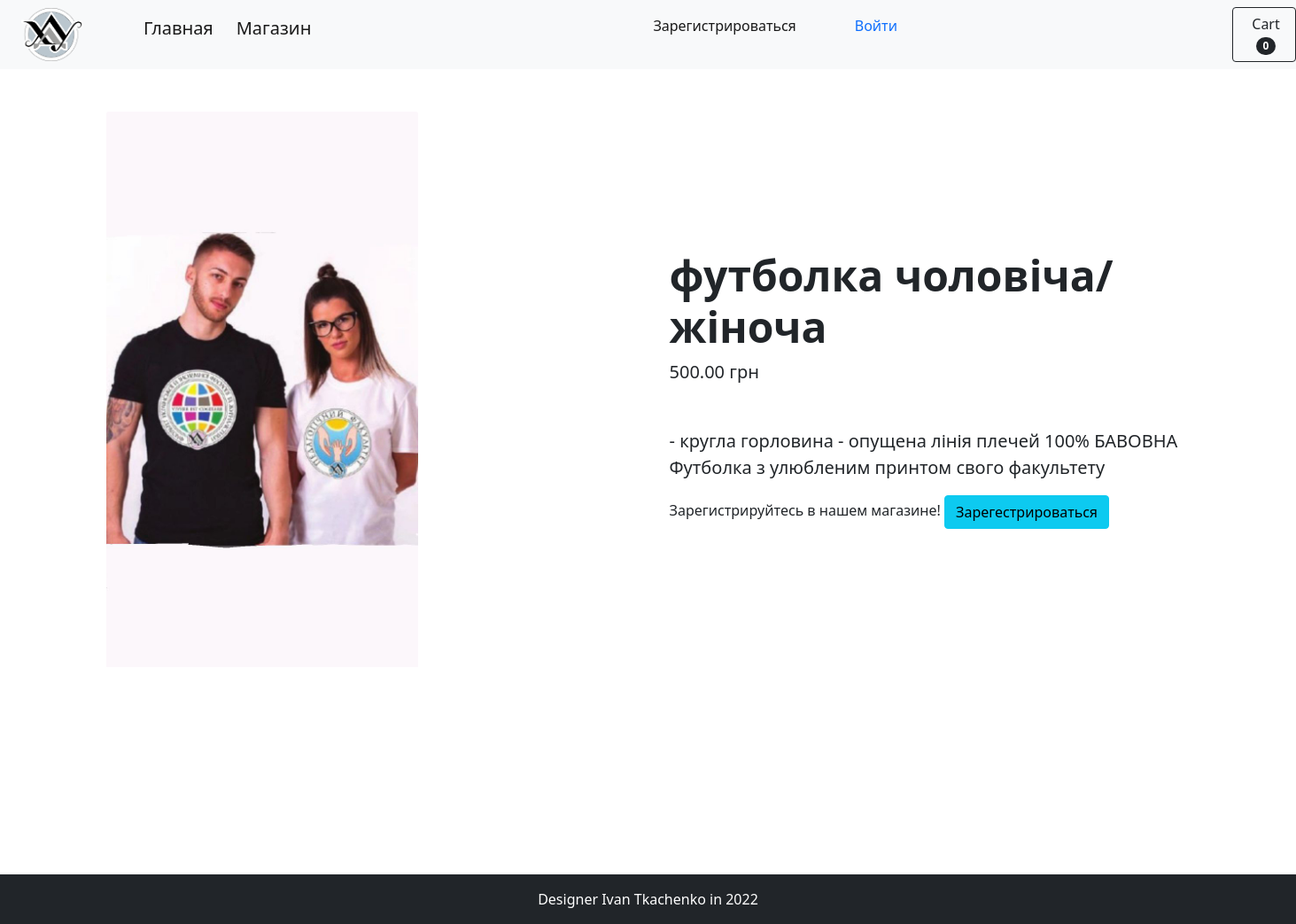
Page /shop/product/42 on the committed database.
### app/models.py (models this page shows, shortened)
class Product(models. Model):
    CUPS = 'cups'
    T_SHIRTS = 't_shirts'
    CAPS = 'caps'
    PENS = 'pens'
    CATEGORY_GROUP = {
        (CUPS, 'cups'),
        (T_SHIRTS, 't_shirts'),
        (CAPS, 'caps'),
        (PENS, 'pens')
    }
    category = models.CharField(blank=False, max_length=30, choices=CATEGORY_GROUP, verbose_name='Категории')
    name = models.CharField(blank=False, max_length=64, verbose_name='Название')
    price = models.DecimalField(max_digits=12, decimal_places=2, blank=False, verbose_name='Цена')
    description = models.TextField(null=True, verbose_name='Описание')
    remainder = models.BooleanField(default=0, blank=False, verbose_name='Остаток')
    img = models.ImageField(upload_to='product_img', blank=True, verbose_name='Изображение')

### app/views.py (the view)
# urls.py: path('shop/product/<int:product_id>', product, name='product'),
def product(request, product_id,):
    product = get_object_or_404(Product,
                                id=product_id),
    cart_product_form = CartAddProductForm()
    return render(request, 'shop/product.html',
                  {'product': product, 'cart_product_form': cart_product_form})

### cart/cart.py (called while the page is built)
    def __len__(self):
        return sum(item['quantity'] for item in self.cart.values())

### cart/context_processors.py (called while the page is built)
def cart(request):
    return {'cart': Cart(request)}

### app/templates/shop/product.html (shortened to what this page needs)
{% extends 'shop/main.html' %}
{% load static %}
{% block content %}
<section class="main-section" id="service">
    {% for prod in product%}
    <div class="container px-4 px-lg-5 my-5">
                <div class="row gx-4 gx-lg-5 align-items-center">
                    <div class="col-md-6"><img class="card-img-top mb-5 mb-md-0" src="{{ prod.img.url }}" alt="..." style="width:60%" /></div>
                    <div class="col-md-6">
                        <h1 class="display-5 fw-bolder">{{ prod.name }}</h1>
                        <div class="fs-5 mb-5">
                            <span>{{ prod.price }} грн</span>
                        </div>
                        <p class="lead">{{ prod.description }}</p>
                        {% if request.user.is_authenticated %}
                            <form action="{% url 'cart:cart_add' prod.id %}" method="post">
                                {{ cart_product_form }}
                                {% csrf_token %}
                                <input type="submit" value="Добавить в корзину">
                                {% else %}
                                Зарегистрируйтесь в нашем магазине!
                                <button onclick="window.location.href = {% url 'register' %}"
                                        type="submit" class="btn btn-info">Зарегестрироваться
                                </button>
                        {% endif %}
                    </div>
                </div>
            </div>
    {% endfor %}
</section>
{% endblock content %}

### rows in the picture
Product: img (picture), name "футболка чоловіча/жіноча", price "500.00", description "- кругла горловина - опущена лінія плечей 100% БАВОВНА Футболка з улюбленим принтом свого факультету"
